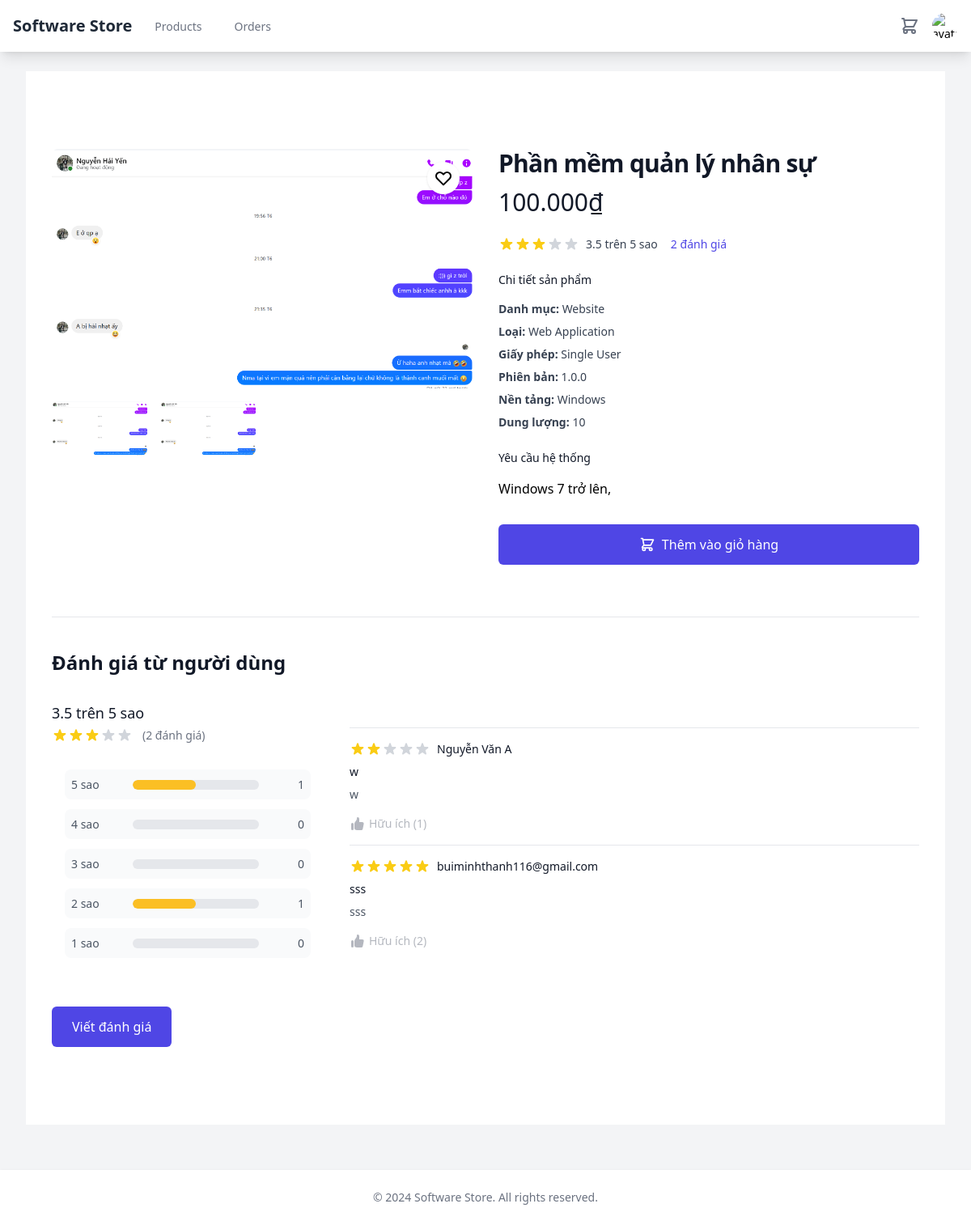
The page /1/ (signed in) on the database its author committed.
### products/models.py (models this page shows, shortened)
class Product(models.Model):
    SOFTWARE_TYPES = (
        ('desktop', _('Desktop Application')),
        ('web', _('Web Application')),
        ('mobile', _('Mobile Application')),
        ('plugin', _('Plugin/Extension')),
        ('other', _('Other')),
    )
    LICENSE_TYPES = (
        ('single', _('Single User')),
        ('multi', _('Multi User')),
        ('enterprise', _('Enterprise')),
        ('subscription', _('Subscription')),
    )
    name = models.CharField(_('name'), max_length=200)
    slug = models.SlugField(unique=True)
    description = models.TextField(_('description'))
    category = models.ForeignKey(Category, on_delete=models.CASCADE, related_name='products')
    developer = models.ForeignKey(User, on_delete=models.CASCADE, related_name='developed_products')
    version = models.CharField(_('version'), max_length=50)
    software_type = models.CharField(_('software type'), max_length=20, choices=SOFTWARE_TYPES)
    license_type = models.CharField(_('license type'), max_length=20, choices=LICENSE_TYPES)
    supported_platforms = models.CharField(_('supported platforms'), max_length=200)
    system_requirements = models.TextField(_('system requirements'), blank=True)
    file_size = models.CharField(_('file size'), max_length=50)
    price = models.DecimalField(_('price'), max_digits=12, decimal_places=0, validators=[MinValueValidator(0)])
    is_active = models.BooleanField(_('is active'), default=True)
    is_featured = models.BooleanField(_('is featured'), default=False)
    download_count = models.PositiveIntegerField(_('download count'), default=0)
    thumbnail = models.ImageField(_('thumbnail'), upload_to='products/thumbnails/')
    file = models.FileField(_('product file'), upload_to='products/files/', blank=True, null=True)
    demo_url = models.URLField(_('demo URL'), blank=True, null=True)
    download_url = models.URLField(_('download URL'), blank=True, null=True)
    created_at = models.DateTimeField(auto_now_add=True)
    updated_at = models.DateTimeField(auto_now=True)
    release_date = models.DateField(_('release date'))
    class Meta:
        verbose_name = _('product')
        verbose_name_plural = _('products')
        ordering = ['-created_at']
    def thumbnail_tag(self):
        if self.thumbnail:
            return mark_safe(f'<img src="{self.thumbnail.url}" width="50" height="50" />')
        return ""
    thumbnail_tag.short_description = 'Thumbnail Preview'
    @property
    def rating_distribution(self):
        from django.db.models import Count
        distribution = {1: 0, 2: 0, 3: 0, 4: 0, 5: 0}
        reviews_distribution = self.reviews_set.filter(is_approved=True) \
            .values('rating') \
            .annotate(count=Count('id')) \
            .values_list('rating', 'count')
        for rating, count in reviews_distribution:
            distribution[rating] = count
        return distribution
    @property
    def average_rating(self):
        reviews = self.reviews_set.filter(is_approved=True)
        if reviews.exists():
            total_rating = sum(review.rating for review in reviews)
            return round(total_rating / reviews.count(), 1)
        return 0
    @property
    def total_reviews(self):
        return self.reviews_set.filter(is_approved=True).count()

class ProductScreenshot(models.Model):
    product = models.ForeignKey(Product, on_delete=models.CASCADE, related_name='screenshots')
    image = models.ImageField(_('screenshot'), upload_to='products/screenshots/')
    caption = models.CharField(_('caption'), max_length=255, blank=True)
    order = models.PositiveIntegerField(_('order'), default=0)
    class Meta:
        verbose_name = _('product screenshot')
        verbose_name_plural = _('product screenshots')
        ordering = ['order']

class Category(models.Model):
    name = models.CharField(_('name'), max_length=100)
    slug = models.SlugField(unique=True)
    description = models.TextField(_('description'), blank=True)
    icon = models.ImageField(upload_to='category_icons/', blank=True, null=True)
    parent = models.ForeignKey('self', on_delete=models.CASCADE, blank=True, null=True, related_name='children')
    is_active = models.BooleanField(_('is active'), default=True)
    created_at = models.DateTimeField(auto_now_add=True)
    updated_at = models.DateTimeField(auto_now=True)
    class Meta:
        verbose_name = _('category')
        verbose_name_plural = _('categories')
        ordering = ['name']
    def image_tag(self):
        if self.icon:
            return mark_safe(f'<img src="{self.icon.url}" width="50" height="50" />')
        return ""
    image_tag.short_description = 'Icon Preview'

### reviews/models.py (models this page shows, shortened)
class Review(models.Model):
    RATING_CHOICES = (
        (1, _('1 Star')),
        (2, _('2 Stars')),
        (3, _('3 Stars')),
        (4, _('4 Stars')),
        (5, _('5 Stars')),
    )
    product = models.ForeignKey(Product, on_delete=models.CASCADE, related_name='reviews_set')
    user = models.ForeignKey(User, on_delete=models.CASCADE, related_name='reviews')
    rating = models.PositiveIntegerField(
        _('rating'),
        choices=RATING_CHOICES,
        validators=[MinValueValidator(1), MaxValueValidator(5)]
    )
    title = models.CharField(_('title'), max_length=200)
    content = models.TextField(_('content'))
    is_verified_purchase = models.BooleanField(_('verified purchase'), default=False)
    helpful_votes = models.ManyToManyField(User, related_name='helpful_reviews', blank=True)
    helpful_count = models.PositiveIntegerField(_('helpful votes'), default=0)
    is_approved = models.BooleanField(_('is approved'), default=False)
    created_at = models.DateTimeField(auto_now_add=True)
    updated_at = models.DateTimeField(auto_now=True)
    class Meta:
        verbose_name = _('review')
        verbose_name_plural = _('reviews')
        ordering = ['-created_at']
        unique_together = ['product', 'user']

### accounts/models.py (models this page shows, shortened)
class User(AbstractUser):
    email = models.EmailField(_('email address'), unique=True)
    phone_number = models.CharField(_('phone number'), max_length=15, unique=True, null=True, blank=True)
    avatar = models.ImageField(_('avatar'), upload_to='avatars/', null=True, blank=True)
    address = models.TextField(_('address'), null=True, blank=True)
    company_name = models.CharField(_('company name'), max_length=100, null=True, blank=True)
    company_website = models.URLField(_('company website'), null=True, blank=True)
    is_email_verified = models.BooleanField(default=False)
    created_at = models.DateTimeField(auto_now_add=True)
    updated_at = models.DateTimeField(auto_now=True)
    groups = models.ManyToManyField(
        'auth.Group',
        verbose_name=_('groups'),
        blank=True,
        help_text=_(
            'The groups this user belongs to. A user will get all permissions '
            'granted to each of their groups.'
        ),
        related_name='custom_user_set',  # Thêm related_name
        related_query_name='user',
    )
    user_permissions = models.ManyToManyField(
        'auth.Permission',
        verbose_name=_('user permissions'),
        blank=True,
        help_text=_('Specific permissions for this user.'),
        related_name='custom_user_set',  # Thêm related_name
        related_query_name='user',
    )
    USERNAME_FIELD = 'email'
    REQUIRED_FIELDS = ['username']
    class Meta:
        verbose_name = _('user')
        verbose_name_plural = _('users')

### products/views.py (the view)
# urls.py: path('<int:pk>/', views.ProductDetailView.as_view(), name='detail'),
class ProductDetailView(DetailView):
    model = Product
    template_name = 'products/product_detail.html'
    context_object_name = 'product'
    def get_context_data(self, **kwargs):
        context = super().get_context_data(**kwargs)
        product = self.get_object()
        context['screenshots'] = product.screenshots.all()
        context['related_products'] = Product.objects.filter(
            category=product.category,
            is_active=True
        ).exclude(id=product.id)[:4]
        if self.request.user.is_authenticated:
            context['is_favorited'] = Wishlist.objects.filter(
                user=self.request.user,
                product=product
            ).exists()
        return context

### templates/products/product_detail.html (shortened to what this page needs)
{% extends 'base.html' %}
{% load static %}
{% load currency %}
{% load product_extras %}
{% block content %}
<div class="bg-white">
    <div class="max-w-2xl mx-auto py-16 px-4 sm:py-24 sm:px-6 lg:max-w-7xl lg:px-8">
        <div class="lg:grid lg:grid-cols-2 lg:gap-x-8 lg:items-start">
            <div class="flex flex-col relative">
                {% if user.is_authenticated %}
                <button id="favorite-button" class="heart-button {% if is_favorited %}favorited{% endif %}" data-product-id="{{ product.id }}">
                    <svg xmlns="http://www.w3.org/2000/svg" fill="{% if is_favorited %}currentColor{% else %}none{% endif %}" viewBox="0 0 24 24" stroke="currentColor">
                        <path stroke-linecap="round" stroke-linejoin="round" stroke-width="2" d="M4.318 6.318a4.5 4.5 0 000 6.364L12 20.364l7.682-7.682a4.5 4.5 0 00-6.364-6.364L12 7.636l-1.318-1.318a4.5 4.5 0 00-6.364 0z" />
                    </svg>
                </button>
                {% endif %}
                <div class="w-full aspect-w-1 aspect-h-1 rounded-lg overflow-hidden">
                    <img src="{{ product.thumbnail.url }}" alt="{{ product.name }}" class="w-full h-full object-center object-cover">
                </div>
                {% if product.screenshots.all %}
                    <div class="mt-4 grid grid-cols-4 gap-4">
                        {% for screenshot in product.screenshots.all %}
                            <div class="aspect-w-1 aspect-h-1 rounded-lg overflow-hidden">
                                <img src="{{ screenshot.image.url }}" alt="{{ screenshot.caption|default:product.name }}" class="w-full h-full object-center object-cover">
                            </div>
                        {% endfor %}
                    </div>
                {% endif %}
            </div>
            <div class="mt-10 px-4 sm:px-0 sm:mt-16 lg:mt-0">
                <h1 class="text-3xl font-extrabold tracking-tight text-gray-900">{{ product.name }}</h1>
                <div class="mt-3">
                    <p class="text-3xl text-gray-900">{{ product.price|currency }}</p>
                </div>
                <div class="mt-6">
                    <div class="flex items-center">
                        <div class="flex items-center">
                        </div>
                        <p class="ml-2 text-sm text-gray-700">{{ product.average_rating }} trên 5 sao</p>
                        <a href="#reviews" class="ml-4 text-sm font-medium text-indigo-600 hover:text-indigo-500">{{ product.total_reviews }} đánh giá</a>
                    </div>
                </div>
                <div class="mt-6">
                    <h3 class="text-sm font-medium text-gray-900">Chi tiết sản phẩm</h3>
                    <div class="mt-4">
                        <ul class="text-sm text-gray-700 space-y-2">
                            <li><strong>Danh mục:</strong> {{ product.category.name }}</li>
                            <li><strong>Loại:</strong> {{ product.get_software_type_display }}</li>
                            <li><strong>Giấy phép:</strong> {{ product.get_license_type_display }}</li>
                            <li><strong>Phiên bản:</strong> {{ product.version }}</li>
                            <li><strong>Nền tảng:</strong> {{ product.supported_platforms }}</li>
                            <li><strong>Dung lượng:</strong> {{ product.file_size }}</li>
                        </ul>
                    </div>
                </div>
                {% if product.system_requirements %}
                    <div class="mt-6">
                        <h3 class="text-sm font-medium text-gray-900">Yêu cầu hệ thống</h3>
                        <div class="mt-4">
                            <p class="text-sm text-gray-700">{{ product.system_requirements|linebreaks }}</p>
                        </div>
                    </div>
                {% endif %}
                <div class="mt-8">
                    <form method="post" action="{% url 'cart:add_to_cart' product.id %}" class="add-to-cart-form">
                        <button type="submit" class="w-full bg-indigo-600 border border-transparent rounded-md py-3 px-8 flex items-center justify-center text-base font-medium text-white hover:bg-indigo-700 focus:outline-none focus:ring-2 focus:ring-offset-2 focus:ring-indigo-500">
                            Thêm vào giỏ hàng
                        </button>
                    </form>
                </div>
            </div>
        </div>
        <div id="reviews" class="mt-16 border-t border-gray-200 pt-10">
            <h2 class="text-2xl font-bold text-gray-900 mb-8">Đánh giá từ người dùng</h2>
            <div class="lg:grid lg:grid-cols-12 lg:gap-x-8">
                <div class="lg:col-span-4">
                    <div class="rating-summary">
                        <span class="text-lg font-medium text-gray-900">{{ product.average_rating }} trên 5 sao</span>
                        <div class="flex items-center mt-1">
                            <p class="ml-3 text-sm text-gray-500">({{ product.total_reviews }} đánh giá)</p>
                        </div>
                    </div>
                    <div class="rating-distribution mt-6">
                        {% for i in "54321"|make_list %}
                            <div class="rating-bar">
                                <span class="rating-label">{{ i }} sao</span>
                                <div class="bar-container">
                                    <div class="bar" style="width: {% widthratio product.rating_distribution|get_item:i product.total_reviews 100 %}%"></div>
                                </div>
                                <span class="rating-count">{{ product.rating_distribution|get_item:i }}</span>
                            </div>
                        {% endfor %}
                    </div>
                    {% if user.is_authenticated %}
                        <div class="mt-8">
                            <a href="{% url 'reviews:create' product.id %}" class="inline-flex items-center px-6 py-3 border border-transparent text-base font-medium rounded-md text-white bg-indigo-600 hover:bg-indigo-700 focus:outline-none focus:ring-2 focus:ring-offset-2 focus:ring-indigo-500">
                                Viết đánh giá
                            </a>
                        </div>
                    {% endif %}
                </div>
                <div class="mt-8 lg:mt-0 lg:col-span-8">
                    {% if product.reviews_set.exists %}
                        <div class="reviews-list">
                            {% for review in product.reviews_set.all %}
                                {% if review.is_approved %}
                                    <div class="review-item">
                                        <div class="flex items-center">
                                            <div class="flex items-center">
                                            </div>
                                            <p class="ml-2 text-sm font-medium text-gray-900">{{ review.user.get_full_name|default:review.user.email }}</p>
                                        </div>
                                        <h4 class="mt-2 text-sm font-medium text-gray-900">{{ review.title }}</h4>
                                        <p class="mt-2 text-sm text-gray-600">{{ review.content }}</p>
                                        <div class="mt-4 flex items-center">
                                            <button type="button" class="helpful-button inline-flex items-center text-sm text-gray-500 hover:text-gray-900 {% if user in review.helpful_votes.all %}opacity-50 cursor-not-allowed{% endif %}" data-review-id="{{ review.id }}" {% if user in review.helpful_votes.all %}disabled{% endif %}>
                                                Hữu ích ({{ review.helpful_count }})
                                            </button>
                                        </div>
                                    </div>
                                {% endif %}
                            {% endfor %}
                        </div>
                    {% endif %}
                </div>
            </div>
        </div>
    </div>
</div>
{% endblock %}

### rows shown on the page
Product: thumbnail (picture), name "Phần mềm quản lý nhân sự", price "100.000₫", average_rating "3.5", total_reviews "2", category.name "Website", software_type "Web Application", license_type "Single User", version "1.0.0", supported_platforms "Windows", file_size "10", system_requirements "Windows 7 trở lên,", rating_distribution|get_item "1" "0" "0" "1" "0"
ProductScreenshot: image (picture)
ProductScreenshot: image (picture)
Review: is_approved True (drawn), user.get_full_name "Nguyễn Văn A", title "w", content "w", helpful_count "1"
Review: is_approved True (drawn), user.get_full_name "buiminhthanh116@gmail.com", title "sss", content "sss", helpful_count "2"

### other values the page prints
{{ i }} "5" "4" "3" "2" "1"
